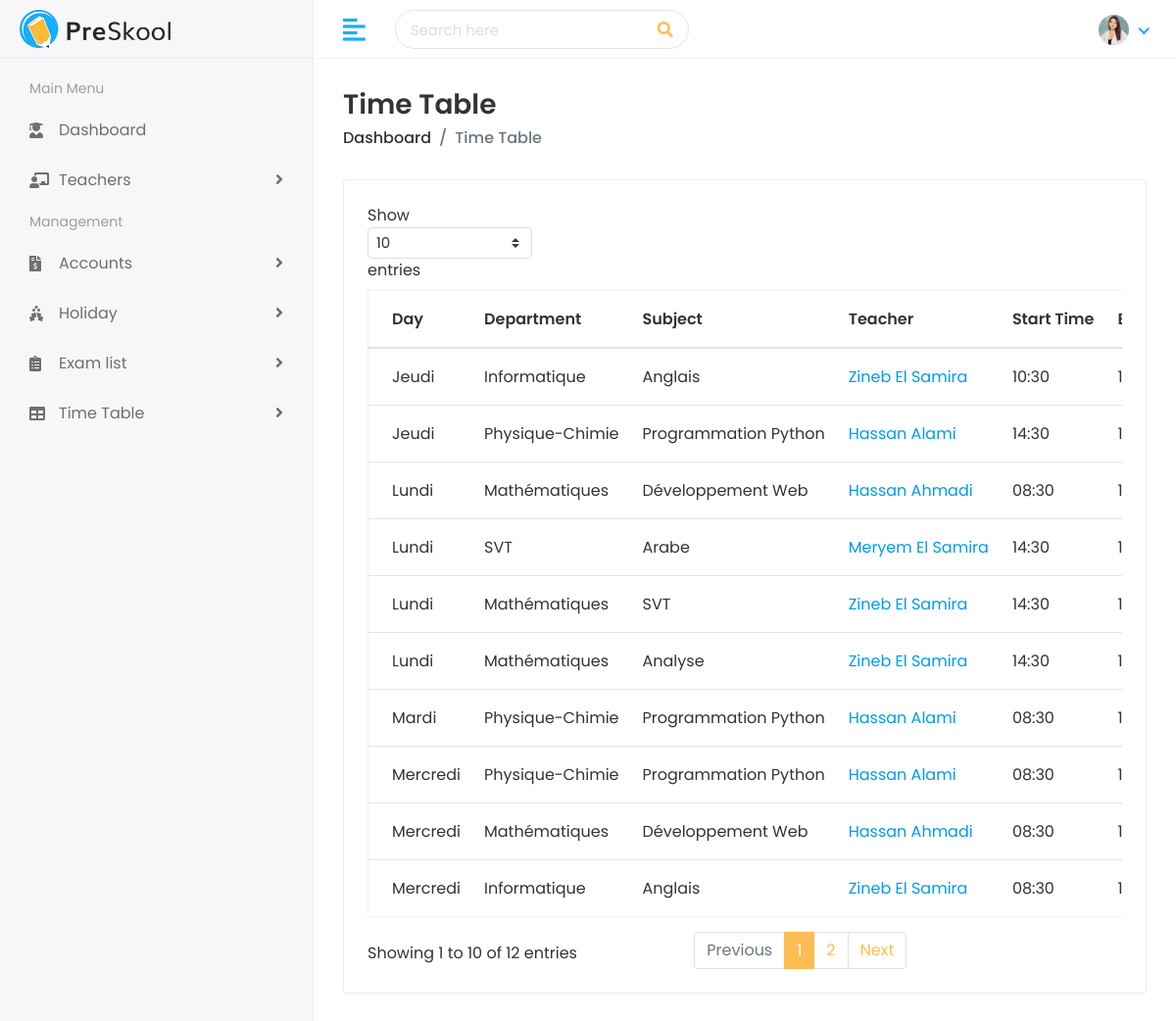
Page /time-table/ (signed in) on the earlier database version.
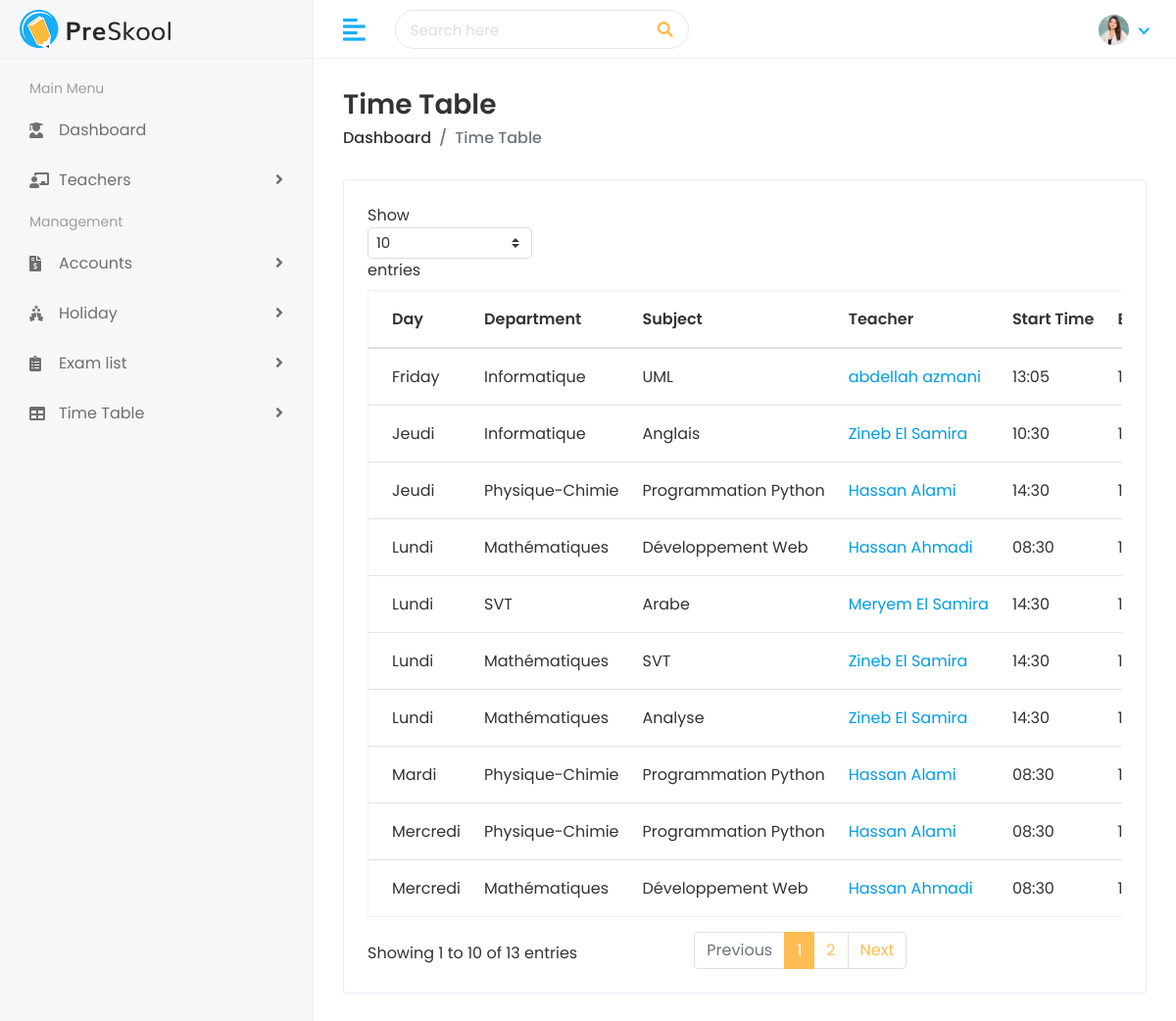
Same page on the later database version.
### faculty/models.py (models this page shows, shortened)
class TimeTable(models.Model):
    DAY_CHOICES = [
        ('Monday', 'Monday'),
        ('Tuesday', 'Tuesday'),
        ('Wednesday', 'Wednesday'),
        ('Thursday', 'Thursday'),
        ('Friday', 'Friday'),
        ('Saturday', 'Saturday'),
    ]
    department = models.ForeignKey(Department, on_delete=models.CASCADE)
    subject = models.ForeignKey(Subject, on_delete=models.CASCADE)
    teacher = models.ForeignKey(Teacher, on_delete=models.CASCADE)
    day_of_week = models.CharField(max_length=20, choices=DAY_CHOICES)
    start_time = models.TimeField()
    end_time = models.TimeField()

class Department(models.Model):
    name = models.CharField(max_length=200, unique=True)
    description = models.TextField(blank=True)
    head_teacher = models.ForeignKey(
        'Teacher', on_delete=models.SET_NULL,
        null=True, blank=True, related_name='headed_department'
    )

class Subject(models.Model):
    name = models.CharField(max_length=200)
    code = models.CharField(max_length=50, unique=True)
    department = models.ForeignKey(
        Department, on_delete=models.SET_NULL,
        null=True, blank=True, related_name='subjects'
    )
    teacher = models.ForeignKey(
        Teacher, on_delete=models.SET_NULL,
        null=True, blank=True, related_name='subjects'
    )

class Teacher(models.Model):
    teacher_id = models.CharField(max_length=50, unique=True)
    first_name = models.CharField(max_length=100)
    last_name = models.CharField(max_length=100)
    gender = models.CharField(max_length=20, choices=[('Male', 'Male'), ('Female', 'Female'), ('Others', 'Others')])
    date_of_birth = models.DateField()
    mobile_number = models.CharField(max_length=20)
    joining_date = models.DateField()
    qualification = models.CharField(max_length=150)
    experience = models.CharField(max_length=100)
    username = models.CharField(max_length=100, unique=True)
    email = models.EmailField(max_length=150, unique=True)
    password = models.CharField(max_length=100)
    address = models.TextField()
    city = models.CharField(max_length=100)
    state = models.CharField(max_length=100)
    zip_code = models.CharField(max_length=20)
    country = models.CharField(max_length=100)
    image = models.ImageField(upload_to='teachers/', blank=True, null=True)
    department = models.ForeignKey(
        Department, on_delete=models.SET_NULL,
        null=True, blank=True, related_name='teachers'
    )

### faculty/views.py (the view)
# urls.py: path('time-table/', views.time_table_list, name='time_table_list'),
@login_required
def time_table_list(request):
    time_tables = TimeTable.objects.all().order_by('day_of_week', 'start_time')
    return render(request, 'timetable/time-table.html', {'time_tables': time_tables})

### templates/timetable/time-table.html (shortened to what this page needs)
{% extends 'Home/base.html' %}
{% load static %}
{% block body %}
<div class="page-wrapper">
    <div class="content container-fluid">
        <div class="page-header">
            <div class="row align-items-center">
                <div class="col">
                    <h3 class="page-title">Time Table</h3>
                    <ul class="breadcrumb">
                        <li class="breadcrumb-item"><a href="/dashboard">Dashboard</a></li>
                        <li class="breadcrumb-item active">Time Table</li>
                    </ul>
                </div>
            </div>
        </div>
        <div class="row">
            <div class="col-sm-12">
                <div class="card card-table">
                    <div class="card-body">
                        <div class="table-responsive">
                            <table class="table table-hover table-center mb-0 datatable">
                                <thead>
                                    <tr>
                                        <th>Day</th>
                                        <th>Department</th>
                                        <th>Subject</th>
                                        <th>Teacher</th>
                                        <th>Start Time</th>
                                        <th>End Time</th>
                                    </tr>
                                </thead>
                                <tbody>
                                    {% for entry in time_tables %}
                                    <tr>
                                        <td>{{ entry.day_of_week }}</td>
                                        <td>{{ entry.department.name }}</td>
                                        <td>{{ entry.subject.name }}</td>
                                        <td>
                                            <a href="{% url 'view_teacher' entry.teacher.teacher_id %}">
                                                {{ entry.teacher.first_name }} {{ entry.teacher.last_name }}</a>
                                        </td>
                                        <td>{{ entry.start_time|time:"H:i" }}</td>
                                        <td>{{ entry.end_time|time:"H:i" }}</td>
                                    </tr>
                                    {% endfor %}
                                </tbody>
                            </table>
                        </div>
                    </div>
                </div>
            </div>
        </div>
    </div>
</div>
</div>
</body>
</html>
{% endblock %}

Differences in the rows shown:
no longer on this page (row unchanged): TimeTable: day_of_week "Mercredi", department.name "Informatique", subject.name "Anglais", teacher.first_name "Zineb", teacher.last_name "El Samira", start_time "08:30"
added TimeTable: day_of_week "Friday", department.name "Informatique", subject.name "UML", teacher.first_name "abdellah", teacher.last_name "azmani", start_time "13:05"
Other differences:
text written by a page script: "Show entries Showing 1 to 10 of 12 entries Previous 1 2 Next" → "Show entries Showing 1 to 10 of 13 entries Previous 1 2 Next"
